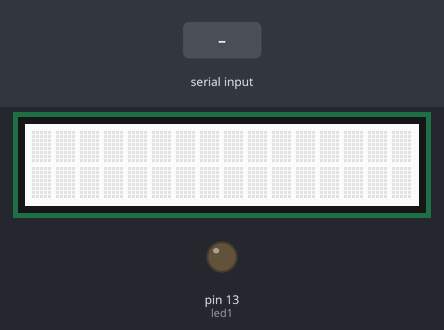
A sketch run on a simulated Arduino Uno, built with avr-gcc and run on an emulated ATmega328P. Parts: 16×2 character LCD, output pins drawn as LEDs (lit = HIGH). The test bench sets the inputs (shaded band).

Above: at 1.2 s.
1.3 s: "*led on" received over the second serial link
At 6.0 s:
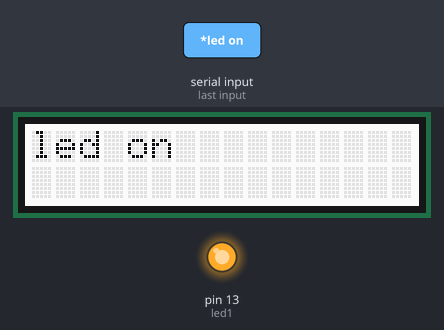
At 11.1 s:
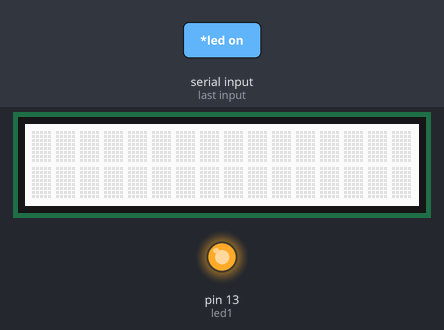
11.7 s: "*led off" received over the second serial link
At 16.7 s:
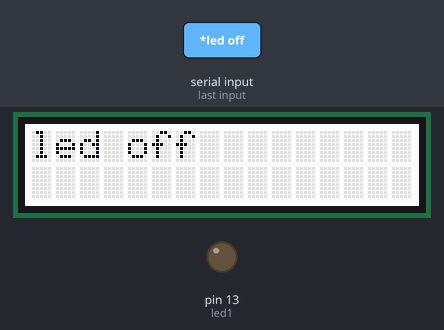
Timing chart, 0 to 18.2 s (numbered marks = the images above; inputs shaded):
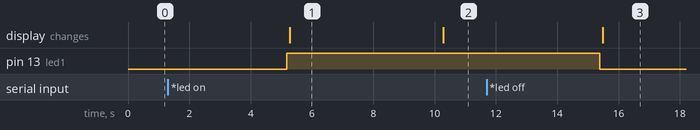

Measured:
- after the input at 1.3 s, pin 13 (led1): LOW → HIGH after 3.9 s; the display: changes after 4.0 s (image 1)
- after the input at 11.7 s, pin 13 (led1): HIGH → LOW after 3.7 s; the display: changes after 3.8 s (image 3)
- what the display in image 1 shows lasts 5.0 s, from 5.3 s to 10.3 s

The sketch:

Voice_recog.ino
```cpp
#include <SoftwareSerial.h>
#include "rgb_lcd.h"
rgb_lcd lcd;

SoftwareSerial Genotronex(10, 11);
int led1 = 13;
String BluetoothData, newdata;

void setup() {

  Genotronex.begin(38400);
  pinMode(led1, OUTPUT);
  lcd.begin(16, 2);
}

void loop()
{
  lcd.clear();
  lcd.setRGB(255, 255, 255);
  while (Genotronex.available())
  {
    char c = Genotronex.read();
    if (c == '#'){break;}
    BluetoothData+=c;
  }

    if (BluetoothData == "*led on")
    {
      digitalWrite(led1, 1);
    }
    if (BluetoothData == "*led off")
    {
      digitalWrite(led1, 0);
    }
delay(100);
newdata="";
for ( int i=1; BluetoothData[i]!='\0';i++)
{
   newdata+=BluetoothData[i];
}

lcd.setCursor(0,0);
lcd.print(newdata);
delay(5000);
BluetoothData="";
}

// Code Referred From: http://www.instructables.com
```
